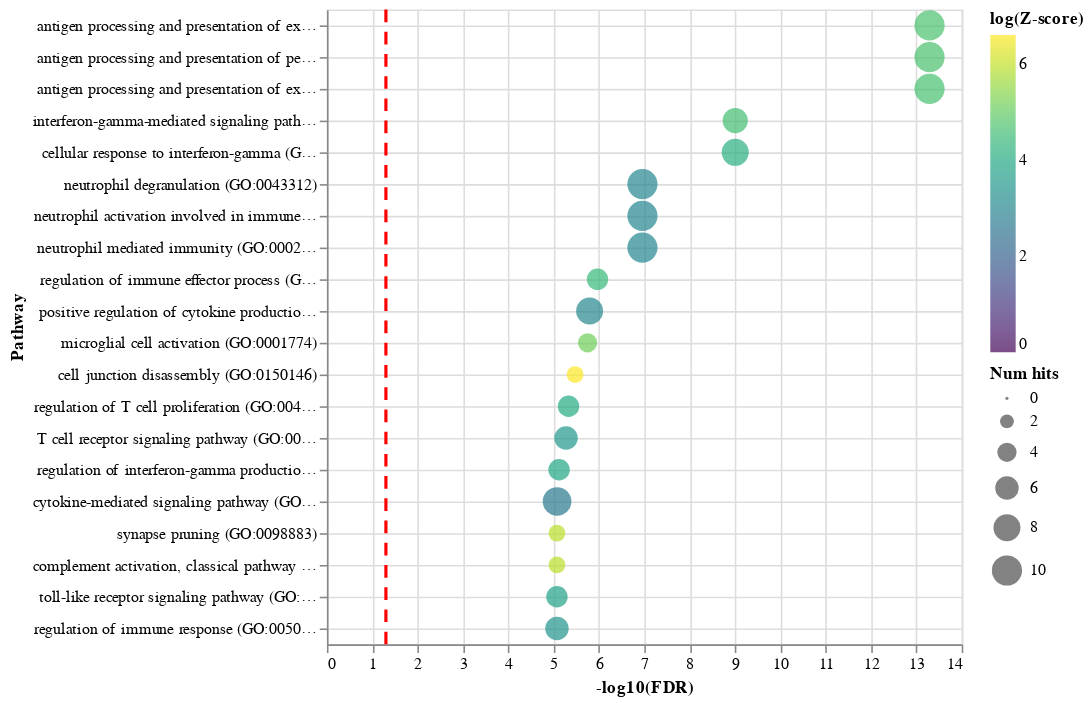

The notebook cell this image was saved under:
### Code cell
epl.enrichment_dotplot(df, n=20, hue='Z-score', log=True)

### Figure 1 — Vega-Lite specification as saved in the notebook (floating-point values rounded to 4 significant figures)
{"config": {"view": {"continuousWidth": 400, "continuousHeight": 300}, "axis": {"grid": true}}, "layer": [{"data": {"name": "data-0fb3ecd11853a6c9f068b97a7d7d4356"}, "mark": "circle", "encoding": {"color": {"field": "log(Z-score)", "scale": {"domainMin": 0, "scheme": "viridis"}, "type": "quantitative"}, "size": {"field": "Num hits", "type": "quantitative"}, "x": {"field": "-log10(FDR)", "type": "quantitative"}, "y": {"field": "Pathway", "sort": {"encoding": "x", "order": "descending"}, "type": "nominal"}}}, {"data": {"name": "empty"}, "mark": {"type": "rule", "color": "red", "strokeDash": [8, 6], "strokeWidth": 2}, "encoding": {"x": {"datum": 1.301}}}], "$schema": "https://vega.github.io/schema/vega-lite/v4.17.0.json", "datasets": {"data-0fb3ecd11853a6c9f068b97a7d7d4356": [{"Rank": 1, "Term name": "antigen processing and presentation of exogenous peptide antigen via MHC class II (GO:0019886)", "P-value": 1.378e-16, "Z-score": 113.0, "Combined score": 4126.0, "Overlapping genes": ["CD74", "FCER1G", "HLA-DPB1", "HLA-DRA", "IFI30", "HLA-DRB1", "CTSS", "HLA-DQA1", "HLA-DQB1", "HLA-DPA1"], "Adjusted p-value": 5.124e-14, "Old p-value": 0, "Old adjusted p-value": 0, "Num hits": 10, "-log10(FDR)": 13.29, "Pathway": "antigen processing and presentation of exogenous peptide antigen via MHC class II (GO:0019886)", "log(Z-score)": 4.727}, {"Rank": 2, "Term name": "antigen processing and presentation of peptide antigen via MHC class II (GO:0002495)", "P-value": 1.701e-16, "Z-score": 110.4, "Combined score": 4010.0, "Overlapping genes": ["CD74", "FCER1G", "HLA-DPB1", "HLA-DRA", "IFI30", "HLA-DRB1", "CTSS", "HLA-DQA1", "HLA-DQB1", "HLA-DPA1"], "Adjusted p-value": 5.124e-14, "Old p-value": 0, "Old adjusted p-value": 0, "Num hits": 10, "-log10(FDR)": 13.29, "Pathway": "antigen processing and presentation of peptide antigen via MHC class II (GO:0002495)", "log(Z-score)": 4.705}, {"Rank": 3, "Term name": "antigen processing and presentation of exogenous peptide antigen (GO:0002478)", "P-value": 2.311e-16, "Z-score": 106.9, "Combined score": 3848.0, "Overlapping genes": ["CD74", "FCER1G", "HLA-DPB1", "HLA-DRA", "IFI30", "HLA-DRB1", "CTSS", "HLA-DQA1", "HLA-DQB1", "HLA-DPA1"], "Adjusted p-value": 5.124e-14, "Old p-value": 0, "Old adjusted p-value": 0, "Num hits": 10, "-log10(FDR)": 13.29, "Pathway": "antigen processing and presentation of exogenous peptide antigen (GO:0002478)", "log(Z-score)": 4.672}, {"Rank": 4, "Term name": "interferon-gamma-mediated signaling pathway (GO:0060333)", "P-value": 7.313e-12, "Z-score": 99.33, "Combined score": 2547.0, "Overlapping genes": ["HLA-DPB1", "HLA-DRA", "IFI30", "HLA-DRB1", "HLA-DQA1", "HLA-DQB1", "HLA-DPA1"], "Adjusted p-value": 9.885e-10, "Old p-value": 0, "Old adjusted p-value": 0, "Num hits": 7, "-log10(FDR)": 9.005, "Pathway": "interferon-gamma-mediated signaling pathway (GO:0060333)", "log(Z-score)": 4.598}, {"Rank": 5, "Term name": "cellular response to interferon-gamma (GO:0071346)", "P-value": 7.432e-12, "Z-score": 63.9, "Combined score": 1637.0, "Overlapping genes": ["HLA-DPB1", "HLA-DRA", "IFI30", "AIF1", "HLA-DRB1", "HLA-DQA1", "HLA-DQB1", "HLA-DPA1"], "Adjusted p-value": 9.885e-10, "Old p-value": 0, "Old adjusted p-value": 0, "Num hits": 8, "-log10(FDR)": 9.005, "Pathway": "cellular response to interferon-gamma (GO:0071346)", "log(Z-score)": 4.157}, {"Rank": 6, "Term name": "neutrophil degranulation (GO:0043312)", "P-value": 1.151e-09, "Z-score": 20.7, "Combined score": 426.1, "Overlapping genes": ["TYROBP", "FCGR2A", "FCER1G", "ITGB2", "CD14", "LYZ", "CD68", "S100A9", "CTSS", "CTSB"], "Adjusted p-value": 1.1e-07, "Old p-value": 0, "Old adjusted p-value": 0, "Num hits": 10, "-log10(FDR)": 6.959, "Pathway": "neutrophil degranulation (GO:0043312)", "log(Z-score)": 3.03}, {"Rank": 7, "Term name": "neutrophil activation involved in immune response (GO:0002283)", "P-value": 1.247e-09, "Z-score": 20.52, "Combined score": 420.7, "Overlapping genes": ["TYROBP", "FCGR2A", "FCER1G", "ITGB2", "CD14", "LYZ", "CD68", "S100A9", "CTSS", "CTSB"], "Adjusted p-value": 1.1e-07, "Old p-value": 0, "Old adjusted p-value": 0, "Num hits": 10, "-log10(FDR)": 6.959, "Pathway": "neutrophil activation involved in immune response (GO:0002283)", "log(Z-score)": 3.021}, {"Rank": 8, "Term name": "neutrophil mediated immunity (GO:0002446)", "P-value": 1.323e-09, "Z-score": 20.39, "Combined score": 416.8, "Overlapping genes": ["TYROBP", "FCGR2A", "FCER1G", "ITGB2", "CD14", "LYZ", "CD68", "S100A9", "CTSS", "CTSB"], "Adjusted p-value": 1.1e-07, "Old p-value": 0, "Old adjusted p-value": 0, "Num hits": 10, "-log10(FDR)": 6.959, "Pathway": "neutrophil mediated immunity (GO:0002446)", "log(Z-score)": 3.015}, {"Rank": 9, "Term name": "regulation of immune effector process (GO:0002697)", "P-value": 1.459e-08, "Z-score": 83.01, "Combined score": 1498.0, "Overlapping genes": ["C1QB", "C1QA", "HLA-DRA", "HLA-DRB1", "C1QC"], "Adjusted p-value": 1.078e-06, "Old p-value": 0, "Old adjusted p-value": 0, "Num hits": 5, "-log10(FDR)": 5.967, "Pathway": "regulation of immune effector process (GO:0002697)", "log(Z-score)": 4.419}, {"Rank": 10, "Term name": "positive regulation of cytokine production (GO:0001819)", "P-value": 2.42e-08, "Z-score": 21.84, "Combined score": 383.1, "Overlapping genes": ["CD74", "TYROBP", "FCER1G", "LAPTM5", "HLA-DPB1", "CD14", "AIF1", "HLA-DPA1"], "Adjusted p-value": 1.609e-06, "Old p-value": 0, "Old adjusted p-value": 0, "Num hits": 8, "-log10(FDR)": 5.793, "Pathway": "positive regulation of cytokine production (GO:0001819)", "log(Z-score)": 3.084}, {"Rank": 11, "Term name": "microglial cell activation (GO:0001774)", "P-value": 2.952e-08, "Z-score": 170.5, "Combined score": 2957.0, "Overlapping genes": ["C1QA", "TYROBP", "ITGB2", "AIF1"], "Adjusted p-value": 1.784e-06, "Old p-value": 0, "Old adjusted p-value": 0, "Num hits": 4, "-log10(FDR)": 5.749, "Pathway": "microglial cell activation (GO:0001774)", "log(Z-score)": 5.139}, {"Rank": 12, "Term name": "cell junction disassembly (GO:0150146)", "P-value": 6.072e-08, "Z-score": 739.5, "Combined score": 12290.0, "Overlapping genes": ["C1QB", "C1QA", "C1QC"], "Adjusted p-value": 3.365e-06, "Old p-value": 0, "Old adjusted p-value": 0, "Num hits": 3, "-log10(FDR)": 5.473, "Pathway": "cell junction disassembly (GO:0150146)", "log(Z-score)": 6.606}, {"Rank": 13, "Term name": "regulation of T cell proliferation (GO:0042129)", "P-value": 9.172e-08, "Z-score": 56.05, "Combined score": 908.3, "Overlapping genes": ["GPNMB", "HLA-DPB1", "AIF1", "HLA-DRB1", "HLA-DPA1"], "Adjusted p-value": 4.692e-06, "Old p-value": 0, "Old adjusted p-value": 0, "Num hits": 5, "-log10(FDR)": 5.329, "Pathway": "regulation of T cell proliferation (GO:0042129)", "log(Z-score)": 4.026}, {"Rank": 14, "Term name": "T cell receptor signaling pathway (GO:0050852)", "P-value": 1.122e-07, "Z-score": 32.6, "Combined score": 521.6, "Overlapping genes": ["HLA-DPB1", "HLA-DRA", "HLA-DRB1", "HLA-DQA1", "HLA-DQB1", "HLA-DPA1"], "Adjusted p-value": 5.328e-06, "Old p-value": 0, "Old adjusted p-value": 0, "Num hits": 6, "-log10(FDR)": 5.273, "Pathway": "T cell receptor signaling pathway (GO:0050852)", "log(Z-score)": 3.484}, {"Rank": 15, "Term name": "regulation of interferon-gamma production (GO:0032649)", "P-value": 1.711e-07, "Z-score": 49.11, "Combined score": 765.2, "Overlapping genes": ["LAPTM5", "HLA-DPB1", "CD14", "HLA-DRB1", "HLA-DPA1"], "Adjusted p-value": 7.585e-06, "Old p-value": 0, "Old adjusted p-value": 0, "Num hits": 5, "-log10(FDR)": 5.12, "Pathway": "regulation of interferon-gamma production (GO:0032649)", "log(Z-score)": 3.894}, {"Rank": 16, "Term name": "cytokine-mediated signaling pathway (GO:0019221)", "P-value": 2.02e-07, "Z-score": 13.56, "Combined score": 209.0, "Overlapping genes": ["FCER1G", "ITGB2", "HLA-DPB1", "HLA-DRA", "IFI30", "HLA-DRB1", "HLA-DQA1", "HLA-DQB1", "HLA-DPA1"], "Adjusted p-value": 8.396e-06, "Old p-value": 0, "Old adjusted p-value": 0, "Num hits": 9, "-log10(FDR)": 5.076, "Pathway": "cytokine-mediated signaling pathway (GO:0019221)", "log(Z-score)": 2.607}, {"Rank": 19, "Term name": "synapse pruning (GO:0098883)", "P-value": 2.542e-07, "Z-score": 369.7, "Combined score": 5614.0, "Overlapping genes": ["C1QB", "C1QA", "C1QC"], "Adjusted p-value": 8.453e-06, "Old p-value": 0, "Old adjusted p-value": 0, "Num hits": 3, "-log10(FDR)": 5.073, "Pathway": "synapse pruning (GO:0098883)", "log(Z-score)": 5.913}, {"Rank": 20, "Term name": "complement activation, classical pathway (GO:0006958)", "P-value": 2.542e-07, "Z-score": 369.7, "Combined score": 5614.0, "Overlapping genes": ["C1QB", "C1QA", "C1QC"], "Adjusted p-value": 8.453e-06, "Old p-value": 0, "Old adjusted p-value": 0, "Num hits": 3, "-log10(FDR)": 5.073, "Pathway": "complement activation, classical pathway (GO:0006958)", "log(Z-score)": 5.913}, {"Rank": 17, "Term name": "toll-like receptor signaling pathway (GO:0002224)", "P-value": 2.273e-07, "Z-score": 46.24, "Combined score": 707.4, "Overlapping genes": ["ITGB2", "CD14", "S100A9", "CTSS", "CTSB"], "Adjusted p-value": 8.453e-06, "Old p-value": 0, "Old adjusted p-value": 0, "Num hits": 5, "-log10(FDR)": 5.073, "Pathway": "toll-like receptor signaling pathway (GO:0002224)", "log(Z-score)": 3.834}, {"Rank": 18, "Term name": "regulation of immune response (GO:0050776)", "P-value": 2.347e-07, "Z-score": 28.61, "Combined score": 436.7, "Overlapping genes": ["FCGR3A", "TYROBP", "FCGR2A", "ITGB2", "HLA-DRA", "HLA-DRB1"], "Adjusted p-value": 8.453e-06, "Old p-value": 0, "Old adjusted p-value": 0, "Num hits": 6, "-log10(FDR)": 5.073, "Pathway": "regulation of immune response (GO:0050776)", "log(Z-score)": 3.354}], "empty": [{}]}}
